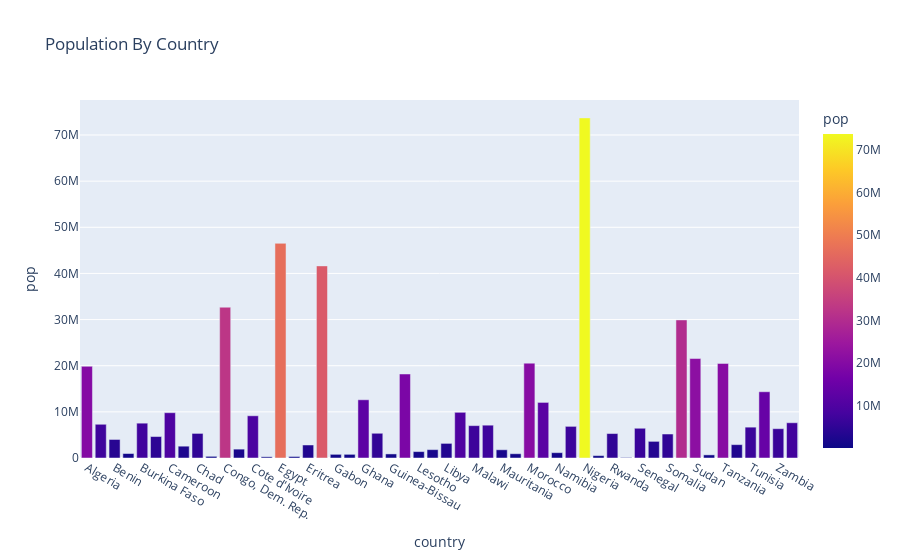

The notebook cell this image was saved under:
### Markdown cell above
### Africas

### Code cell
africas_population_by_country = get_population_mean_by_country(africa)
plot_and_show_population_mean_by_country(africas_population_by_country)

### Figure 1 — Plotly figure (JSON) as saved in the notebook; plotly's stock layout.template omitted (floating-point values rounded to 4 significant figures)
{"data": [{"alignmentgroup": "True", "hovertemplate": "country=%{x}<br>pop=%{marker.color}<extra></extra>", "legendgroup": "", "marker": {"color": [19880000.0, 7309000.0, 4017000.0, 971200.0, 7549000.0, 4652000.0, 9817000.0, 2560963, 5329000.0, 361700.0, 32680000.0, 1923000.0, 9153000.0, 260200.0, 46520000.0, 327551, 2820000.0, 41630000.0, 795400.0, 793100.0, 12620000.0, 5361000.0, 882000.0, 18210000.0, 1390000.0, 1814000.0, 3167000.0, 9902000.0, 7016000.0, 7112000.0, 1783000.0, 926100.0, 20560000.0, 12050000.0, 1158000.0, 6857000.0, 73710000.0, 518500.0, 5298000.0, 106000.0, 6446000.0, 3605000.0, 5197000.0, 29930000.0, 21560000.0, 679052, 20500000.0, 2895964, 6687000.0, 14360000.0, 6354000.0, 7642000.0], "coloraxis": "coloraxis", "pattern": {"shape": ""}}, "name": "", "offsetgroup": "", "orientation": "v", "showlegend": false, "textposition": "auto", "type": "bar", "x": ["Algeria", "Angola", "Benin", "Botswana", "Burkina Faso", "Burundi", "Cameroon", "Central African Republic", "Chad", "Comoros", "Congo, Dem. Rep.", "Congo, Rep.", "Cote d'Ivoire", "Djibouti", "Egypt", "Equatorial Guinea", "Eritrea", "Ethiopia", "Gabon", "Gambia", "Ghana", "Guinea", "Guinea-Bissau", "Kenya", "Lesotho", "Liberia", "Libya", "Madagascar", "Malawi", "Mali", "Mauritania", "Mauritius", "Morocco", "Mozambique", "Namibia", "Niger", "Nigeria", "Reunion", "Rwanda", "Sao Tome and Principe", "Senegal", "Sierra Leone", "Somalia", "South Africa", "Sudan", "Swaziland", "Tanzania", "Togo", "Tunisia", "Uganda", "Zambia", "Zimbabwe"], "xaxis": "x", "y": [19880000.0, 7309000.0, 4017000.0, 971200.0, 7549000.0, 4652000.0, 9817000.0, 2560963, 5329000.0, 361700.0, 32680000.0, 1923000.0, 9153000.0, 260200.0, 46520000.0, 327551, 2820000.0, 41630000.0, 795400.0, 793100.0, 12620000.0, 5361000.0, 882000.0, 18210000.0, 1390000.0, 1814000.0, 3167000.0, 9902000.0, 7016000.0, 7112000.0, 1783000.0, 926100.0, 20560000.0, 12050000.0, 1158000.0, 6857000.0, 73710000.0, 518500.0, 5298000.0, 106000.0, 6446000.0, 3605000.0, 5197000.0, 29930000.0, 21560000.0, 679052, 20500000.0, 2895964, 6687000.0, 14360000.0, 6354000.0, 7642000.0], "yaxis": "y"}], "layout": {"barmode": "relative", "coloraxis": {"colorbar": {"title": {"text": "pop"}}, "colorscale": [[0, "#0d0887"], [0.1111, "#46039f"], [0.2222, "#7201a8"], [0.3333, "#9c179e"], [0.4444, "#bd3786"], [0.5556, "#d8576b"], [0.6667, "#ed7953"], [0.7778, "#fb9f3a"], [0.8889, "#fdca26"], [1, "#f0f921"]]}, "legend": {"tracegroupgap": 0}, "title": {"text": "Population By Country"}, "xaxis": {"anchor": "y", "domain": [0, 1], "title": {"text": "country"}}, "yaxis": {"anchor": "x", "domain": [0, 1], "title": {"text": "pop"}}}}
